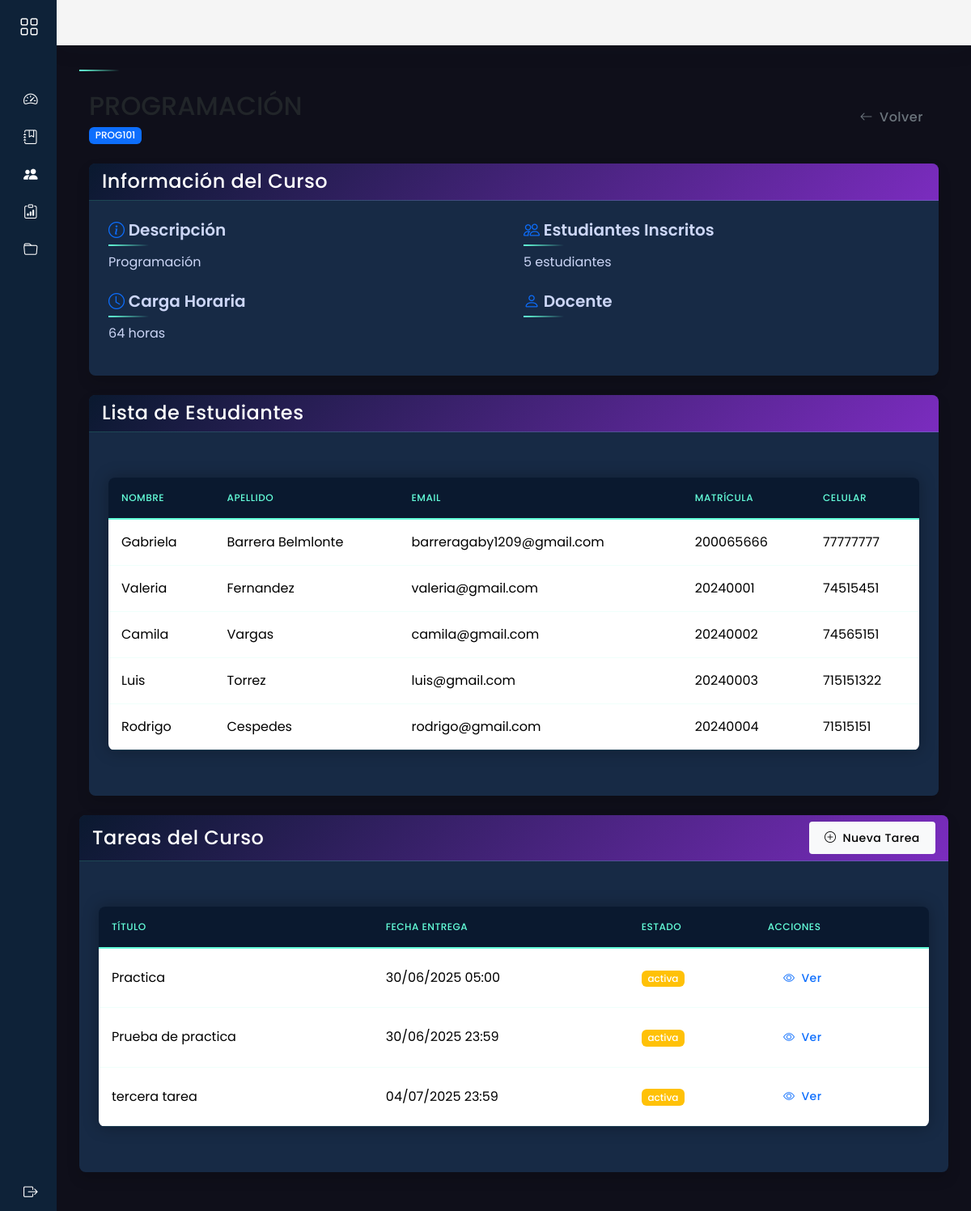
Page /docente/cursos/1 on the earlier database version.
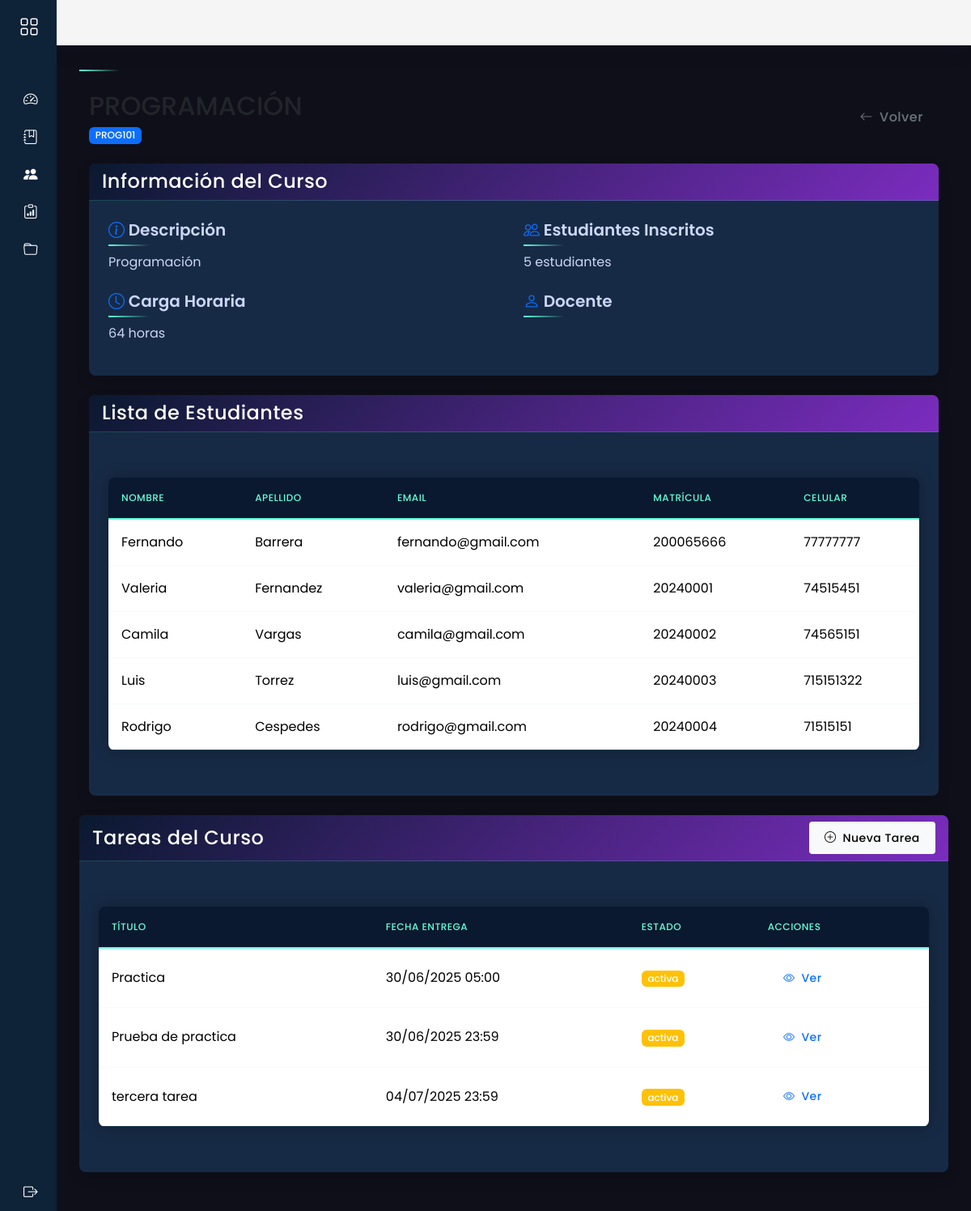
Same page on the later database version.
### models/curso_model.py (models this page shows, shortened)
class Curso(db.Model):
    __tablename__ = 'cursos'
    id = db.Column(db.Integer, primary_key=True)
    nombre = db.Column(db.String(100), nullable=False)
    descripcion = db.Column(db.Text)
    sigla = db.Column(db.String(10), unique=True, nullable=False)
    carga_horaria = db.Column(db.Integer, nullable=False)
    activo = db.Column(db.Boolean, default=True, nullable=False)
    docente_id = db.Column(db.Integer, db.ForeignKey('docentes.id'),nullable=True)
    docente = db.relationship('Docente', back_populates='cursos')
    inscripciones = db.relationship('Inscripcion',back_populates='curso')
    inscripciones = db.relationship('Inscripcion', back_populates='curso')
    clases = db.relationship('Clase', back_populates='curso')
    @staticmethod
    def get_by_id(id):
        return Curso.query.get(id)

### models/estudiante_model.py (models this page shows, shortened)
class Estudiante(db.Model):
    __tablename__ = 'estudiantes'
    id = db.Column(db.Integer, primary_key=True)
    matricula = db.Column(db.String(20), unique=True)
    fecha_nac = db.Column(db.DateTime,nullable=False)
    genero = db.Column(db.String(10),nullable=False)
    telefono = db.Column(db.String(20),nullable=False)
    ci = db.Column(db.String(20),nullable=False)
    usuario_id = db.Column(db.Integer, db.ForeignKey('usuarios.id'),nullable=False)
    usuario = db.relationship('Usuario', back_populates='estudiantes')
    inscripciones = db.relationship('Inscripcion',back_populates='estudiante')

### models/usuario_model.py (models this page shows, shortened)
class Usuario(db.Model, UserMixin):
    __tablename__='usuarios'
    id = db.Column(db.Integer,primary_key=True)
    nombre = db.Column(db.String(80),nullable=False)
    apellido = db.Column(db.String(100))
    email = db.Column(db.String(120), unique=True)
    username = db.Column(db.String(20),nullable=False)
    password = db.Column(db.String,nullable=False)
    activo = db.Column(db.Boolean, default=True,nullable=False)
    rol_id = db.Column(db.Integer, db.ForeignKey('rol.id'), nullable=False)
    rol = db.relationship('Rol', back_populates='usuarios')
    docentes = db.relationship('Docente', backref='usuario_rel', lazy=True, cascade='all, delete-orphan')
    estudiantes = db.relationship('Estudiante', backref='usuario_rel', lazy=True, cascade='all, delete-orphan')
    def delete(self):
        db.session.delete(self)
        db.session.commit()

### models/tarea_model.py (models this page shows, shortened)
class Tarea(db.Model):
    __tablename__ = 'tareas'
    id = db.Column(db.Integer, primary_key=True)
    titulo = db.Column(db.String(100), nullable=False)
    descripcion = db.Column(db.Text)
    fecha_creacion = db.Column(db.DateTime, default=datetime.utcnow)  # Nuevo campo
    fecha_entrega = db.Column(db.DateTime, nullable=False)
    curso_id = db.Column(db.Integer, db.ForeignKey('cursos.id'), nullable=False)
    docente_id = db.Column(db.Integer, db.ForeignKey('docentes.id'), nullable=False)
    archivo_adjunto = db.Column(db.String(255))
    estado = db.Column(db.String(20), default='activa')  # 'activa', 'completada', 'cancelada'
    curso = db.relationship('Curso', backref='tareas_asignadas')  # Cambiado backref
    docente = db.relationship('Docente', backref='tareas_creadas')  # Cambiado backref
    @staticmethod
    def get_by_curso(curso_id):
        return Tarea.query.filter_by(curso_id=curso_id).all()

### controllers/docente/mis_cursos_controller.py (the view)
@curso_docente_bp.route("/<int:curso_id>")
def ver_curso(curso_id):
    curso = Curso.get_by_id(curso_id)
    if not curso:
        abort(404)
    estudiantes = Inscripcion.get_estudiantes_by_curso(curso_id)
    tareas = Tarea.get_by_curso(curso_id)
    return render_template('docente/cursos/vista.html',
                         curso=curso,
                         estudiantes=estudiantes,
                         tareas=tareas)

### models/inscripcion_model.py (called while the page is built)
    @staticmethod
    def get_estudiantes_by_curso(curso_id):
        return Estudiante.query.options(db.joinedload(Estudiante.usuario)).join(Inscripcion).filter(
            Inscripcion.curso_id == curso_id
        ).all()

### templates/docente/cursos/vista.html (shortened to what this page needs)
{% extends 'docente/base.html' %}
{% block content %}
<div class="container mt-4">
    <div class="d-flex justify-content-between align-items-center mb-4">
        <div>
            <h2 class="mb-1">{{ curso.nombre }}</h2>
            <span class="badge bg-primary">{{ curso.sigla }}</span>
        </div>
        <a href="{{ url_for('curso_docente.index') }}" class="btn btn-outline-secondary">
            <i class="bi bi-arrow-left"></i> Volver
        </a>
    </div>
    <div class="card shadow mb-4">
        <div class="card-header bg-primary text-white">
            <h4 class="mb-0">Información del Curso</h4>
        </div>
        <div class="card-body">
            <div class="row">
                <div class="col-md-6">
                    <h5><i class="bi bi-info-circle text-primary"></i> Descripción</h5>
                    <p>{{ curso.descripcion }}</p>
                    <h5 class="mt-4"><i class="bi bi-clock text-primary"></i> Carga Horaria</h5>
                    <p>{{ curso.carga_horaria }} horas</p>
                </div>
                <div class="col-md-6">
                    <h5><i class="bi bi-people text-primary"></i> Estudiantes Inscritos</h5>
                    <p>{{ estudiantes|length }} estudiantes</p>
                    <h5 class="mt-4"><i class="bi bi-person text-primary"></i> Docente</h5>
                </div>
            </div>
        </div>
    </div>
    <div class="card shadow">
        <div class="card-header bg-primary text-white">
            <h4 class="mb-0">Lista de Estudiantes</h4>
        </div>
        <div class="card-body">
            {% if estudiantes %}
            <div class="table-responsive">
                <table class="table table-hover">
                    <thead class="table-light">
                        <tr>
                            <th>Nombre</th>
                            <th>Apellido</th>
                            <th>Email</th>
                            <th>Matrícula</th>
                            <th>Celular</th>
                        </tr>
                    </thead>
                    <tbody>
                        {% for estudiante in estudiantes %}
                        <tr>
                            <td>{{ estudiante.usuario.nombre if estudiante.usuario else 'Sin nombre' }}</td>
                            <td>{{ estudiante.usuario.apellido if estudiante.usuario else 'Sin apellido' }}</td>
                            <td>{{ estudiante.usuario.email if estudiante.usuario else 'Sin email' }}</td>
                            <td>{{ estudiante.matricula }}</td>
                            <td>{{ estudiante.telefono }}</td>
                        </tr>
                        {% endfor %}
                    </tbody>
                </table>
            </div>
            {% else %}
            <div class="alert alert-info">No hay estudiantes inscritos</div>
            {% endif %}
        </div>
    </div>
</div>
<div class="card shadow mt-4">
    <div class="card-header bg-primary text-white d-flex justify-content-between align-items-center">
        <h4 class="mb-0">Tareas del Curso</h4>
        <a href="{{ url_for('curso_docente.crear_tarea', curso_id=curso.id) }}" class="btn btn-sm btn-light">
            <i class="bi bi-plus-circle"></i> Nueva Tarea
        </a>
    </div>
    <div class="card-body">
        {% if tareas %}
        <div class="table-responsive">
            <table class="table table-hover">
                <thead class="table-light">
                    <tr>
                        <th>Título</th>
                        <th>Fecha Entrega</th>
                        <th>Estado</th>
                        <th>Acciones</th>
                    </tr>
                </thead>
                <tbody>
                    {% for tarea in tareas %}
                    <tr>
                        <td>{{ tarea.titulo }}</td>
                        <td>{{ tarea.fecha_entrega.strftime('%d/%m/%Y %H:%M') }}</td>
                        <td>
                            <span class="badge bg-{{ 'success' if tarea.estado == 'completada' else 'warning' }}">
                                {{ tarea.estado }}
                            </span>
                        </td>
                        <td>
                            <a href="{{ url_for('curso_docente.ver_tareas', curso_id=curso.id) }}"
                               class="btn btn-sm btn-outline-primary">
                                <i class="bi bi-eye"></i> Ver
                            </a>
                        </td>
                    </tr>
                    {% endfor %}
                </tbody>
            </table>
        </div>
        {% else %}
        <div class="alert alert-info">No hay tareas asignadas para este curso.</div>
        {% endif %}
    </div>
</div>
{% endblock %}

### templates/docente/base.html (shortened to what this page needs)
<!doctype html>
<html lang="es">
<head>
    <link href="https://cdn.jsdelivr.net/npm/bootstrap@5.3.7/dist/css/bootstrap.min.css" rel="stylesheet"
>
    <link rel="stylesheet" href="{{ url_for('static', filename='css/docente.css') }}">
    <link rel="stylesheet" href="https://cdn.jsdelivr.net/npm/bootstrap-icons@1.8.1/font/bootstrap-icons.css">
    <link rel="stylesheet" href="https://cdn.jsdelivr.net/npm/bootstrap-icons@1.13.1/font/bootstrap-icons.min.css">
    <link href="https://cdn.datatables.net/v/bs5/dt-2.3.2/datatables.min.css" rel="stylesheet"
>
</head>
<body>
    <div class="wrapper">
        <aside id="sidebar">
            <div class="d-flex">
                <button id="toggle-btn" class="toggle-btn" type="button">
                    <i class="bi bi-grid"></i>
                </button>
            </div>
            <ul class="sidebar-nav">
                <li class="sidebar-item">
                    <a href="/docente/inicio" class="sidebar-link">
                        <i class="bi bi-speedometer2"></i>
                    </a>
                </li>
                <li class="sidebar-item">
                    <a href="/docente/cursos/" class="sidebar-link">
                        <i class="bi bi-journal-bookmark"></i>
                    </a>
                </li>
                <li class="sidebar-item">
                    <a href="/docente/estudiantes/" class="sidebar-link">
                        <i class="bi bi-people-fill"></i>
                    </a>
                </li>
                <li class="sidebar-item">
                    <a href="/docente/calificaciones/" class="sidebar-link">
                        <i class="bi bi-clipboard-data"></i>
                    </a>
                </li>
                <li class="sidebar-item">
                    <a href="#" class="sidebar-link collapsed has-dropdown" data-bs-toggle="collapse"
                        data-bs-target="#material" aria-expanded="false" aria-controls="material">
                        <i class="bi bi-folder"></i>
                    </a>
                </li>
            </ul>
            <div class="sidebar-footer">
                <a href="/docente/logout" class="sidebar-link">
                    <i class="bi bi-box-arrow-right"></i>
                </a>
            </div>
        </aside>
        <div class="main">
            <nav class="navbar navbar-expand px-4 py-3">
                <div class="navbar-collapse collapse">
                    <ul class="navbar-nav ms-auto">
                        <li class="nav-item dropdown">
                            <a href="#" class="nav-icon pe-md-0" data-bs-toggle="dropdown">
                            </a>
                        </li>
                    </ul>
                </div>
            </nav>
            <main class="content px-3 py-4">
                <div class="container-fluid">
                    <div class="mb-3">
                        <h3 class="fw-bold fs-4 mb-3">{% block header %}{% endblock %}</h3>
                        {% block content %}
                        {% endblock %}
                    </div>
                </div>
            </main>
        </div>
    </div>
</body>
</html>

### static/css/docente.css (style rules this page uses)
body { font-family: 'Poppins', sans-serif; background: #ececec; }
::placeholder { font-size: 16px; }
a { text-decoration: none; }
li { list-style: none; }
.wrapper { display: flex; }
.main { display: flex; flex-direction: column; min-height: 100vh; width: 100%; overflow: hidden; transition: all 0.35s ease-in-out; background-color: #0f0f1a; min-width: 0; }
#sidebar { width: 70px; min-width: 70px; z-index: 1000; transition: all .25s ease-in-out; background-color: #0e2238; display: flex; flex-direction: column; }
.toggle-btn { background-color: transparent; cursor: pointer; border: 0; padding: 1rem 1.5rem; }
.toggle-btn i { font-size: 1.5rem; color: #FFF; }
.sidebar-nav { padding: 2rem 0; flex: 1 1 auto; }
a.sidebar-link { padding: .625rem 1.625rem; color: #FFF; display: block; font-size: 0.9rem; white-space: nowrap; border-left: 3px solid transparent; }
.sidebar-link i, .dropdown-item i { font-size: 1.1rem; margin-right: .75rem; }
.sidebar-item { position: relative; }
.navbar { background-color: #f5f5f5; box-shadow: 0 0 2rem 0 rgba(33, 37, 41, .1); }
.navbar-expand .navbar-collapse { min-width: 200px; }
.table>thead tr { color: #FFF; text-align: left; }
.content { flex: 1 1 auto; }
.sidebar-link.has-dropdown { position: relative; }
.badge { font-weight: 500; padding: 0.35em 0.65em; font-size: 0.75em; }
:root { --primary-dark: #0a192f; --secondary-dark: #172a45; --accent-blue: #64ffda; --accent-purple: #7b2cbf; --text-light: #ccd6f6; --text-lighter: #e6f1ff; --highlight: rgba(100, 255, 218, 0.1); }
h3, h5 { color: var(--text-lighter); font-weight: 600; position: relative; padding-bottom: 0.5rem; }
h3:after, h5:after { content: ''; position: absolute; bottom: 0; left: 0; width: 50px; height: 2px; background: linear-gradient(90deg, var(--accent-blue), transparent); }
.table-responsive { border-radius: 8px; overflow: hidden; box-shadow: 0 0 20px rgba(0, 0, 0, 0.3); background-color: var(--secondary-dark); margin: 2rem 0; }
.table { margin-bottom: 0; color: var(--text-light); background-color: var(--secondary-dark); }
.table th { background-color: var(--primary-dark); color: var(--accent-blue); font-weight: 500; letter-spacing: 0.5px; text-transform: uppercase; font-size: 0.75rem; border-bottom: 2px solid var(--accent-blue); padding: 1rem; }
.table td { padding: 1rem; border-bottom: 1px solid rgba(100, 255, 218, 0.1); vertical-align: middle; }
.card { background-color: var(--secondary-dark); border: none; border-radius: 8px; box-shadow: 0 5px 15px rgba(0, 0, 0, 0.3); transition: all 0.3s cubic-bezier(0.25, 0.8, 0.25, 1); overflow: hidden; margin-bottom: 1.5rem; }
.card-header { background: linear-gradient(135deg, var(--primary-dark), var(--accent-purple)); color: white; font-weight: 500; letter-spacing: 0.5px; border-bottom: 1px solid rgba(100, 255, 218, 0.2); }
.card-body { padding: 1.5rem; }
.card-header, .card-body, .card-body h5, .card-body p { color: var(--text-light); }
.btn { border: none; border-radius: 4px; padding: 0.6rem 1.2rem; font-weight: 500; letter-spacing: 0.5px; transition: all 0.3s ease; display: inline-flex; align-items: center; gap: 8px; position: relative; overflow: hidden; }
.btn:after { content: ''; position: absolute; top: 0; left: -100%; width: 100%; height: 100%; background: linear-gradient(90deg, transparent, rgba(255, 255, 255, 0.2), transparent); transition: 0.5s; }

Differences in the rows shown:
changed through a linked row, Estudiante: usuario "Gabriela" → "Fernando"; usuario "Barrera Belmlonte" → "Barrera"; usuario "barreragaby1209@gmail.com" → "fernando@gmail.com"
